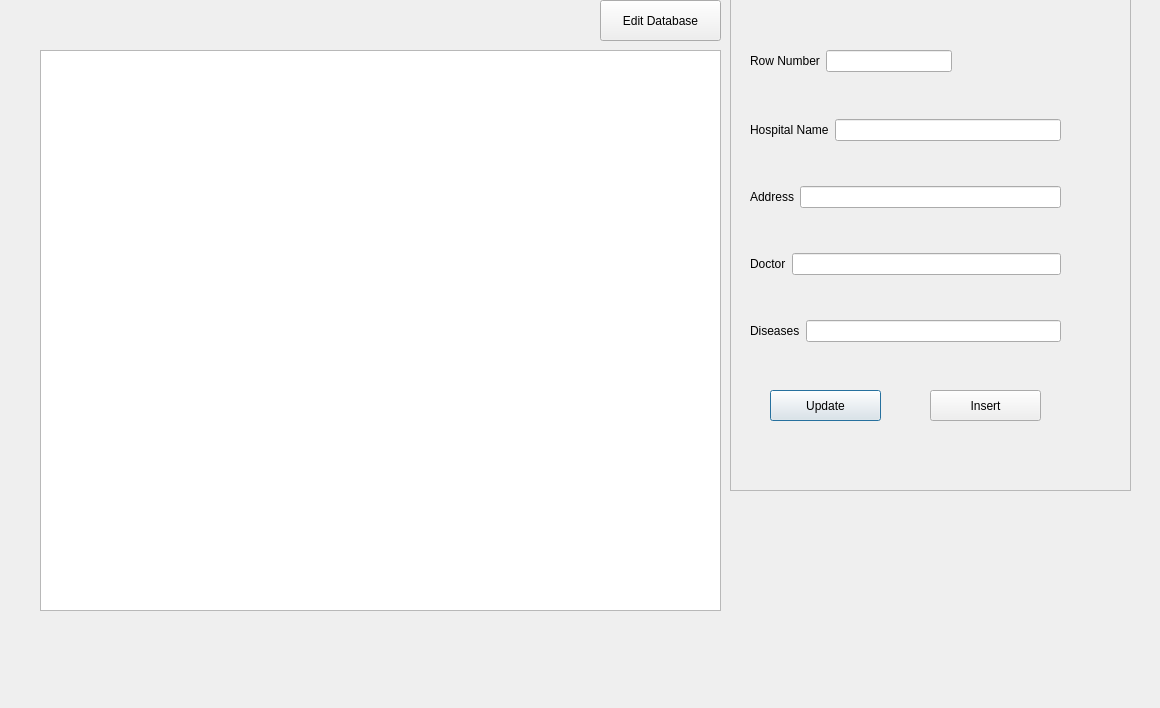
<?xml version="1.0" encoding="UTF-8"?>
<ui version="4.0">
 <class>Dialog</class>
 <widget class="QDialog" name="Dialog">
  <property name="geometry">
   <rect>
    <x>0</x>
    <y>0</y>
    <width>1160</width>
    <height>708</height>
   </rect>
  </property>
  <property name="windowTitle">
   <string>Dialog</string>
  </property>
  <widget class="QFrame" name="frame_2">
   <property name="geometry">
    <rect>
     <x>730</x>
     <y>-10</y>
     <width>401</width>
     <height>501</height>
    </rect>
   </property>
   <property name="frameShape">
    <enum>QFrame::StyledPanel</enum>
   </property>
   <property name="frameShadow">
    <enum>QFrame::Raised</enum>
   </property>
   <widget class="QPushButton" name="pushButton">
    <property name="geometry">
     <rect>
      <x>40</x>
      <y>400</y>
      <width>111</width>
      <height>31</height>
     </rect>
    </property>
    <property name="text">
     <string>Update</string>
    </property>
   </widget>
   <widget class="QWidget" name="layoutWidget">
    <property name="geometry">
     <rect>
      <x>20</x>
      <y>90</y>
      <width>311</width>
      <height>301</height>
     </rect>
    </property>
    <layout class="QVBoxLayout" name="verticalLayout">
     <item>
      <layout class="QHBoxLayout" name="horizontalLayout">
       <item>
        <widget class="QLabel" name="label">
         <property name="text">
          <string>Hospital Name</string>
         </property>
        </widget>
       </item>
       <item>
        <widget class="QLineEdit" name="lineEdithospital"/>
       </item>
      </layout>
     </item>
     <item>
      <layout class="QHBoxLayout" name="horizontalLayout_2">
       <item>
        <widget class="QLabel" name="label_2">
         <property name="text">
          <string>Address</string>
         </property>
        </widget>
       </item>
       <item>
        <widget class="QLineEdit" name="lineEditaddress"/>
       </item>
      </layout>
     </item>
     <item>
      <layout class="QHBoxLayout" name="horizontalLayout_3">
       <item>
        <widget class="QLabel" name="label_3">
         <property name="text">
          <string>Doctor</string>
         </property>
        </widget>
       </item>
       <item>
        <widget class="QLineEdit" name="lineEditdoc"/>
       </item>
      </layout>
     </item>
     <item>
      <layout class="QHBoxLayout" name="horizontalLayout_4">
       <item>
        <widget class="QLabel" name="label_4">
         <property name="text">
          <string>Diseases</string>
         </property>
        </widget>
       </item>
       <item>
        <widget class="QLineEdit" name="lineEditdis"/>
       </item>
      </layout>
     </item>
    </layout>
   </widget>
   <widget class="QPushButton" name="pushButton_3">
    <property name="geometry">
     <rect>
      <x>200</x>
      <y>400</y>
      <width>111</width>
      <height>31</height>
     </rect>
    </property>
    <property name="text">
     <string>Insert</string>
    </property>
   </widget>
   <widget class="QWidget" name="layoutWidget">
    <property name="geometry">
     <rect>
      <x>20</x>
      <y>60</y>
      <width>202</width>
      <height>22</height>
     </rect>
    </property>
    <layout class="QHBoxLayout" name="horizontalLayout_5">
     <item>
      <widget class="QLabel" name="label_5">
       <property name="text">
        <string>Row Number</string>
       </property>
      </widget>
     </item>
     <item>
      <widget class="QLineEdit" name="lineEditrow"/>
     </item>
    </layout>
   </widget>
  </widget>
  <widget class="QTableView" name="tableView">
   <property name="geometry">
    <rect>
     <x>40</x>
     <y>50</y>
     <width>681</width>
     <height>561</height>
    </rect>
   </property>
   <property name="styleSheet">
    <string notr="true">font: 75 10pt &quot;MS Shell Dlg 2&quot;;</string>
   </property>
  </widget>
  <widget class="QPushButton" name="pushButton_2">
   <property name="geometry">
    <rect>
     <x>600</x>
     <y>0</y>
     <width>121</width>
     <height>41</height>
    </rect>
   </property>
   <property name="text">
    <string>Edit Database</string>
   </property>
  </widget>
 </widget>
 <resources/>
 <connections/>
</ui>
